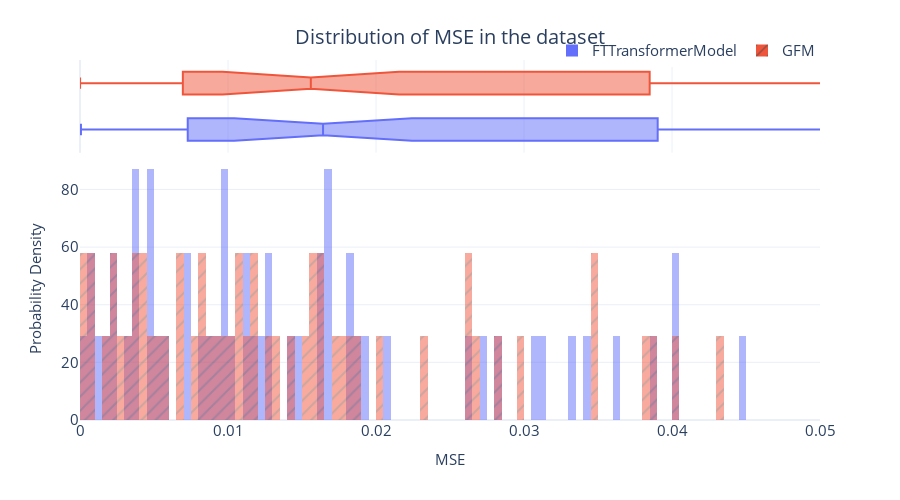

Notebook cell for this chart:
### Code cell
fig = px.histogram(metrics_df, 
                   x="MSE", 
                   color="Algorithm",
                   pattern_shape="Algorithm", 
                   marginal="box", 
                   nbins=500, 
                   barmode="overlay",
                   histnorm="probability density")
fig = format_plot(fig, xlabel="MSE", ylabel="Probability Density", title="Distribution of MSE in the dataset")
fig.update_layout(xaxis_range=[0,0.05])
# fig.write_image("imgs/chapter_12/ft_mse_dist.png")
fig.show()

### Figure 1 — Plotly figure (JSON) as saved in the notebook; plotly's stock layout.template omitted (floating-point values rounded to 4 significant figures)
{"data": [{"alignmentgroup": "True", "bingroup": "x", "histnorm": "probability density", "hovertemplate": "Algorithm=FTTransformerModel<br>MSE=%{x}<br>probability density=%{y}<extra></extra>", "legendgroup": "FTTransformerModel", "marker": {"color": "#636efa", "opacity": 0.5, "pattern": {"shape": ""}}, "name": "FTTransformerModel", "nbinsx": 500, "offsetgroup": "FTTransformerModel", "orientation": "v", "showlegend": true, "type": "histogram", "x": [0.009731, 0.0315, 0.01833, 0.008046, 0.07513, 0.009848, 0.1781, 0.009606, 0.08746, 0.003916, 0.02739, 0.01031, 0.01674, 0.003523, 0.02083, 0.0008204, 0.0005762, 0.001041, 0.01858, 0.03317, 0.02606, 0.04035, 0.01121, 0.01263, 0.008576, 0.004793, 0.01239, 6.397e-05, 0.09551, 0.01827, 0.0597, 0.0023, 0.01661, 0.007223, 0.1227, 0.009138, 0.01292, 0.01641, 0.01474, 0.004786, 0.003345, 0.07217, 0.01124, 0.01693, 0.03425, 0.03088, 0.02813, 0.04466, 0.07682, 0.01439, 0.04048, 0.03859, 0.09318, 0.004711, 0.1711, 0.003701, 0.001896, 0.01195, 0.03641, 0.007297, 0.09148, 0.01642, 0.00586, 0.005319, 0.1161, 0.07159, 0.002323, 0.01935, 0.1572], "xaxis": "x", "yaxis": "y"}, {"alignmentgroup": "True", "hovertemplate": "Algorithm=FTTransformerModel<br>MSE=%{x}<extra></extra>", "legendgroup": "FTTransformerModel", "marker": {"color": "#636efa"}, "name": "FTTransformerModel", "notched": true, "offsetgroup": "FTTransformerModel", "showlegend": false, "type": "box", "x": [0.009731, 0.0315, 0.01833, 0.008046, 0.07513, 0.009848, 0.1781, 0.009606, 0.08746, 0.003916, 0.02739, 0.01031, 0.01674, 0.003523, 0.02083, 0.0008204, 0.0005762, 0.001041, 0.01858, 0.03317, 0.02606, 0.04035, 0.01121, 0.01263, 0.008576, 0.004793, 0.01239, 6.397e-05, 0.09551, 0.01827, 0.0597, 0.0023, 0.01661, 0.007223, 0.1227, 0.009138, 0.01292, 0.01641, 0.01474, 0.004786, 0.003345, 0.07217, 0.01124, 0.01693, 0.03425, 0.03088, 0.02813, 0.04466, 0.07682, 0.01439, 0.04048, 0.03859, 0.09318, 0.004711, 0.1711, 0.003701, 0.001896, 0.01195, 0.03641, 0.007297, 0.09148, 0.01642, 0.00586, 0.005319, 0.1161, 0.07159, 0.002323, 0.01935, 0.1572], "xaxis": "x2", "yaxis": "y2"}, {"alignmentgroup": "True", "bingroup": "x", "histnorm": "probability density", "hovertemplate": "Algorithm=GFM<br>MSE=%{x}<br>probability density=%{y}<extra></extra>", "legendgroup": "GFM", "marker": {"color": "#EF553B", "opacity": 0.5, "pattern": {"shape": "/"}}, "name": "GFM", "nbinsx": 500, "offsetgroup": "GFM", "orientation": "v", "showlegend": true, "type": "histogram", "x": [0.009639, 0.02634, 0.01739, 0.007537, 0.0748, 0.009151, 0.1983, 0.008683, 0.08744, 0.003654, 0.02636, 0.01035, 0.01615, 0.003324, 0.02, 0.0006916, 0.0005343, 0.000221, 0.01761, 0.03457, 0.02687, 0.04008, 0.01098, 0.01188, 0.008409, 0.004326, 0.01183, 5.866e-06, 0.1336, 0.01813, 0.0592, 0.002205, 0.01581, 0.006981, 0.1363, 0.008335, 0.01264, 0.0156, 0.01434, 0.004184, 0.00295, 0.06702, 0.0108, 0.01631, 0.02968, 0.02834, 0.0231, 0.04319, 0.07696, 0.01335, 0.03882, 0.03838, 0.1109, 0.004931, 0.1706, 0.003502, 0.001797, 0.01105, 0.03459, 0.00685, 0.09349, 0.01528, 0.005909, 0.005073, 0.1294, 0.07719, 0.002217, 0.01875, 0.1527], "xaxis": "x", "yaxis": "y"}, {"alignmentgroup": "True", "hovertemplate": "Algorithm=GFM<br>MSE=%{x}<extra></extra>", "legendgroup": "GFM", "marker": {"color": "#EF553B"}, "name": "GFM", "notched": true, "offsetgroup": "GFM", "showlegend": false, "type": "box", "x": [0.009639, 0.02634, 0.01739, 0.007537, 0.0748, 0.009151, 0.1983, 0.008683, 0.08744, 0.003654, 0.02636, 0.01035, 0.01615, 0.003324, 0.02, 0.0006916, 0.0005343, 0.000221, 0.01761, 0.03457, 0.02687, 0.04008, 0.01098, 0.01188, 0.008409, 0.004326, 0.01183, 5.866e-06, 0.1336, 0.01813, 0.0592, 0.002205, 0.01581, 0.006981, 0.1363, 0.008335, 0.01264, 0.0156, 0.01434, 0.004184, 0.00295, 0.06702, 0.0108, 0.01631, 0.02968, 0.02834, 0.0231, 0.04319, 0.07696, 0.01335, 0.03882, 0.03838, 0.1109, 0.004931, 0.1706, 0.003502, 0.001797, 0.01105, 0.03459, 0.00685, 0.09349, 0.01528, 0.005909, 0.005073, 0.1294, 0.07719, 0.002217, 0.01875, 0.1527], "xaxis": "x2", "yaxis": "y2"}], "layout": {"autosize": false, "barmode": "overlay", "height": 500, "legend": {"font": {"size": 15}, "orientation": "h", "title": {}, "tracegroupgap": 0, "x": 1, "xanchor": "right", "y": 0.98, "yanchor": "bottom"}, "margin": {"t": 60}, "title": {"font": {"size": 20}, "text": "Distribution of MSE in the dataset", "x": 0.5, "xanchor": "center", "yanchor": "top"}, "width": 900, "xaxis": {"anchor": "y", "domain": [0, 1], "range": [0, 0.05], "tickfont": {"size": 15}, "title": {"font": {"size": 15}, "text": "MSE"}, "type": "linear"}, "xaxis2": {"anchor": "y2", "domain": [0, 1], "matches": "x", "showgrid": true, "showticklabels": false, "type": "linear"}, "yaxis": {"anchor": "x", "autorange": true, "domain": [0, 0.7326], "range": [0, 91.53], "tickfont": {"size": 15}, "title": {"font": {"size": 15}, "text": "Probability Density"}}, "yaxis2": {"anchor": "x2", "autorange": true, "domain": [0.7426, 1], "matches": "y2", "range": [-0.5, 1.5], "showgrid": false, "showline": false, "showticklabels": false, "ticks": "", "type": "category"}}}
